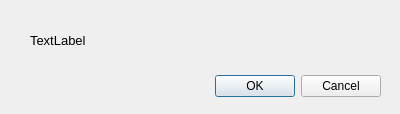
<?xml version="1.0" encoding="UTF-8"?>
<ui version="4.0">
 <class>agree</class>
 <widget class="QDialog" name="agree">
  <property name="geometry">
   <rect>
    <x>0</x>
    <y>0</y>
    <width>400</width>
    <height>114</height>
   </rect>
  </property>
  <property name="windowTitle">
   <string>Dialog</string>
  </property>
  <widget class="QDialogButtonBox" name="buttonBox">
   <property name="geometry">
    <rect>
     <x>40</x>
     <y>70</y>
     <width>341</width>
     <height>32</height>
    </rect>
   </property>
   <property name="orientation">
    <enum>Qt::Horizontal</enum>
   </property>
   <property name="standardButtons">
    <set>QDialogButtonBox::Cancel|QDialogButtonBox::Ok</set>
   </property>
  </widget>
  <widget class="QLabel" name="label">
   <property name="geometry">
    <rect>
     <x>30</x>
     <y>20</y>
     <width>341</width>
     <height>41</height>
    </rect>
   </property>
   <property name="font">
    <font>
     <pointsize>10</pointsize>
     <weight>50</weight>
     <bold>false</bold>
    </font>
   </property>
   <property name="text">
    <string>TextLabel</string>
   </property>
  </widget>
 </widget>
 <resources/>
 <connections>
  <connection>
   <sender>buttonBox</sender>
   <signal>accepted()</signal>
   <receiver>agree</receiver>
   <slot>accept()</slot>
   <hints>
    <hint type="sourcelabel">
     <x>258</x>
     <y>84</y>
    </hint>
    <hint type="destinationlabel">
     <x>157</x>
     <y>113</y>
    </hint>
   </hints>
  </connection>
  <connection>
   <sender>buttonBox</sender>
   <signal>rejected()</signal>
   <receiver>agree</receiver>
   <slot>reject()</slot>
   <hints>
    <hint type="sourcelabel">
     <x>326</x>
     <y>90</y>
    </hint>
    <hint type="destinationlabel">
     <x>286</x>
     <y>113</y>
    </hint>
   </hints>
  </connection>
 </connections>
</ui>
